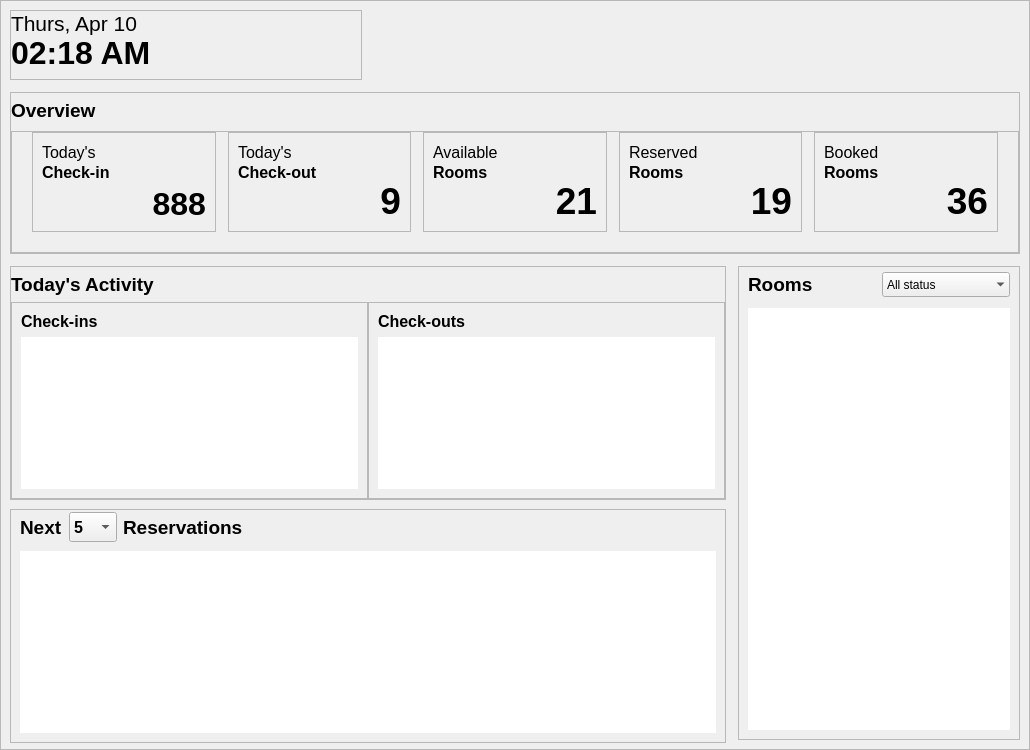
<?xml version="1.0" encoding="UTF-8"?>
<ui version="4.0">
 <class>Widget</class>
 <widget class="QWidget" name="Widget">
  <property name="geometry">
   <rect>
    <x>0</x>
    <y>0</y>
    <width>1030</width>
    <height>750</height>
   </rect>
  </property>
  <property name="minimumSize">
   <size>
    <width>1030</width>
    <height>750</height>
   </size>
  </property>
  <property name="windowTitle">
   <string>Form</string>
  </property>
  <layout class="QGridLayout" name="gridLayout">
   <property name="leftMargin">
    <number>0</number>
   </property>
   <property name="topMargin">
    <number>0</number>
   </property>
   <property name="rightMargin">
    <number>0</number>
   </property>
   <property name="bottomMargin">
    <number>0</number>
   </property>
   <property name="horizontalSpacing">
    <number>6</number>
   </property>
   <item row="0" column="0">
    <widget class="QFrame" name="top_level_frame">
     <property name="frameShape">
      <enum>QFrame::StyledPanel</enum>
     </property>
     <property name="frameShadow">
      <enum>QFrame::Raised</enum>
     </property>
     <layout class="QGridLayout" name="gridLayout_2">
      <property name="spacing">
       <number>12</number>
      </property>
      <item row="0" column="0">
       <widget class="QFrame" name="day_and_time_frame">
        <property name="minimumSize">
         <size>
          <width>175</width>
          <height>70</height>
         </size>
        </property>
        <property name="maximumSize">
         <size>
          <width>16777215</width>
          <height>70</height>
         </size>
        </property>
        <property name="frameShape">
         <enum>QFrame::StyledPanel</enum>
        </property>
        <property name="frameShadow">
         <enum>QFrame::Raised</enum>
        </property>
        <layout class="QGridLayout" name="gridLayout_9">
         <property name="leftMargin">
          <number>0</number>
         </property>
         <property name="topMargin">
          <number>0</number>
         </property>
         <property name="rightMargin">
          <number>0</number>
         </property>
         <property name="verticalSpacing">
          <number>0</number>
         </property>
         <item row="0" column="0">
          <widget class="QLabel" name="current_day_label">
           <property name="font">
            <font>
             <pointsize>16</pointsize>
            </font>
           </property>
           <property name="text">
            <string>Thurs, Apr 10</string>
           </property>
          </widget>
         </item>
         <item row="1" column="0">
          <widget class="QLabel" name="current_time_label">
           <property name="font">
            <font>
             <pointsize>24</pointsize>
             <weight>75</weight>
             <bold>true</bold>
            </font>
           </property>
           <property name="text">
            <string>02:18 AM</string>
           </property>
          </widget>
         </item>
        </layout>
       </widget>
      </item>
      <item row="2" column="0" colspan="2">
       <widget class="QFrame" name="todays_activity_frame">
        <property name="minimumSize">
         <size>
          <width>716</width>
          <height>234</height>
         </size>
        </property>
        <property name="frameShape">
         <enum>QFrame::StyledPanel</enum>
        </property>
        <property name="frameShadow">
         <enum>QFrame::Raised</enum>
        </property>
        <layout class="QGridLayout" name="gridLayout_12">
         <property name="leftMargin">
          <number>0</number>
         </property>
         <property name="topMargin">
          <number>0</number>
         </property>
         <property name="rightMargin">
          <number>0</number>
         </property>
         <property name="bottomMargin">
          <number>0</number>
         </property>
         <property name="spacing">
          <number>0</number>
         </property>
         <item row="1" column="0">
          <widget class="QFrame" name="recent_check_in_frame">
           <property name="minimumSize">
            <size>
             <width>0</width>
             <height>0</height>
            </size>
           </property>
           <property name="frameShape">
            <enum>QFrame::StyledPanel</enum>
           </property>
           <property name="frameShadow">
            <enum>QFrame::Raised</enum>
           </property>
           <layout class="QGridLayout" name="gridLayout_14">
            <property name="leftMargin">
             <number>9</number>
            </property>
            <property name="topMargin">
             <number>9</number>
            </property>
            <property name="rightMargin">
             <number>9</number>
            </property>
            <property name="bottomMargin">
             <number>9</number>
            </property>
            <property name="horizontalSpacing">
             <number>0</number>
            </property>
            <item row="0" column="0">
             <widget class="QLabel" name="recent_check_in_frame_label">
              <property name="font">
               <font>
                <pointsize>12</pointsize>
                <weight>75</weight>
                <bold>true</bold>
               </font>
              </property>
              <property name="text">
               <string>Check-ins</string>
              </property>
             </widget>
            </item>
            <item row="1" column="0">
             <widget class="QTableView" name="recent_check_in_frame_table_view">
              <property name="frameShape">
               <enum>QFrame::NoFrame</enum>
              </property>
              <property name="frameShadow">
               <enum>QFrame::Plain</enum>
              </property>
              <property name="showGrid">
               <bool>false</bool>
              </property>
              <property name="cornerButtonEnabled">
               <bool>false</bool>
              </property>
              <attribute name="horizontalHeaderDefaultSectionSize">
               <number>90</number>
              </attribute>
              <attribute name="verticalHeaderVisible">
               <bool>false</bool>
              </attribute>
              <attribute name="verticalHeaderHighlightSections">
               <bool>false</bool>
              </attribute>
             </widget>
            </item>
           </layout>
          </widget>
         </item>
         <item row="1" column="1">
          <widget class="QFrame" name="recent_check_out_frame">
           <property name="frameShape">
            <enum>QFrame::StyledPanel</enum>
           </property>
           <property name="frameShadow">
            <enum>QFrame::Raised</enum>
           </property>
           <layout class="QGridLayout" name="gridLayout_13">
            <property name="leftMargin">
             <number>9</number>
            </property>
            <property name="topMargin">
             <number>9</number>
            </property>
            <property name="rightMargin">
             <number>9</number>
            </property>
            <property name="bottomMargin">
             <number>9</number>
            </property>
            <property name="horizontalSpacing">
             <number>0</number>
            </property>
            <item row="0" column="0">
             <widget class="QLabel" name="recent_check_out_frame_label">
              <property name="font">
               <font>
                <pointsize>12</pointsize>
                <weight>75</weight>
                <bold>true</bold>
               </font>
              </property>
              <property name="text">
               <string>Check-outs</string>
              </property>
             </widget>
            </item>
            <item row="1" column="0">
             <widget class="QTableView" name="recent_check_out_frame_table_view">
              <property name="frameShape">
               <enum>QFrame::NoFrame</enum>
              </property>
              <property name="frameShadow">
               <enum>QFrame::Plain</enum>
              </property>
              <property name="showGrid">
               <bool>false</bool>
              </property>
              <property name="cornerButtonEnabled">
               <bool>false</bool>
              </property>
              <attribute name="horizontalHeaderDefaultSectionSize">
               <number>90</number>
              </attribute>
              <attribute name="verticalHeaderVisible">
               <bool>false</bool>
              </attribute>
              <attribute name="verticalHeaderHighlightSections">
               <bool>false</bool>
              </attribute>
             </widget>
            </item>
           </layout>
          </widget>
         </item>
         <item row="0" column="0" colspan="2">
          <widget class="QLabel" name="todays_activity_frame_label">
           <property name="minimumSize">
            <size>
             <width>0</width>
             <height>35</height>
            </size>
           </property>
           <property name="maximumSize">
            <size>
             <width>16777215</width>
             <height>35</height>
            </size>
           </property>
           <property name="font">
            <font>
             <pointsize>14</pointsize>
             <weight>75</weight>
             <bold>true</bold>
            </font>
           </property>
           <property name="text">
            <string>Today's Activity</string>
           </property>
          </widget>
         </item>
        </layout>
       </widget>
      </item>
      <item row="3" column="0" colspan="2">
       <widget class="QFrame" name="reservation_list_frame">
        <property name="minimumSize">
         <size>
          <width>100</width>
          <height>234</height>
         </size>
        </property>
        <property name="frameShape">
         <enum>QFrame::StyledPanel</enum>
        </property>
        <property name="frameShadow">
         <enum>QFrame::Raised</enum>
        </property>
        <layout class="QGridLayout" name="gridLayout_15">
         <property name="leftMargin">
          <number>9</number>
         </property>
         <property name="topMargin">
          <number>0</number>
         </property>
         <property name="rightMargin">
          <number>9</number>
         </property>
         <property name="bottomMargin">
          <number>9</number>
         </property>
         <property name="spacing">
          <number>6</number>
         </property>
         <item row="0" column="2">
          <widget class="QLabel" name="reservations_label">
           <property name="font">
            <font>
             <pointsize>14</pointsize>
             <weight>75</weight>
             <bold>true</bold>
            </font>
           </property>
           <property name="text">
            <string>Reservations</string>
           </property>
          </widget>
         </item>
         <item row="0" column="3">
          <spacer name="hs_1">
           <property name="orientation">
            <enum>Qt::Horizontal</enum>
           </property>
           <property name="sizeHint" stdset="0">
            <size>
             <width>40</width>
             <height>20</height>
            </size>
           </property>
          </spacer>
         </item>
         <item row="0" column="0">
          <widget class="QLabel" name="next_label">
           <property name="minimumSize">
            <size>
             <width>10</width>
             <height>35</height>
            </size>
           </property>
           <property name="maximumSize">
            <size>
             <width>60</width>
             <height>16777215</height>
            </size>
           </property>
           <property name="font">
            <font>
             <pointsize>14</pointsize>
             <weight>75</weight>
             <bold>true</bold>
            </font>
           </property>
           <property name="text">
            <string>Next</string>
           </property>
          </widget>
         </item>
         <item row="1" column="0" colspan="4">
          <widget class="QTableView" name="reservation_list_frame_table_view">
           <property name="frameShape">
            <enum>QFrame::NoFrame</enum>
           </property>
           <property name="frameShadow">
            <enum>QFrame::Plain</enum>
           </property>
           <property name="showGrid">
            <bool>false</bool>
           </property>
           <property name="gridStyle">
            <enum>Qt::SolidLine</enum>
           </property>
           <property name="cornerButtonEnabled">
            <bool>false</bool>
           </property>
           <attribute name="horizontalHeaderDefaultSectionSize">
            <number>90</number>
           </attribute>
           <attribute name="verticalHeaderVisible">
            <bool>false</bool>
           </attribute>
           <attribute name="verticalHeaderHighlightSections">
            <bool>false</bool>
           </attribute>
          </widget>
         </item>
         <item row="0" column="1">
          <widget class="QComboBox" name="reservations_combobox">
           <property name="minimumSize">
            <size>
             <width>0</width>
             <height>30</height>
            </size>
           </property>
           <property name="maximumSize">
            <size>
             <width>60</width>
             <height>30</height>
            </size>
           </property>
           <property name="font">
            <font>
             <pointsize>12</pointsize>
             <weight>75</weight>
             <bold>true</bold>
            </font>
           </property>
           <item>
            <property name="text">
             <string>5</string>
            </property>
           </item>
           <item>
            <property name="text">
             <string>10</string>
            </property>
           </item>
           <item>
            <property name="text">
             <string>20</string>
            </property>
           </item>
           <item>
            <property name="text">
             <string>30</string>
            </property>
           </item>
          </widget>
         </item>
        </layout>
       </widget>
      </item>
      <item row="2" column="2" rowspan="2">
       <widget class="QFrame" name="rooms_frame">
        <property name="minimumSize">
         <size>
          <width>100</width>
          <height>100</height>
         </size>
        </property>
        <property name="frameShape">
         <enum>QFrame::StyledPanel</enum>
        </property>
        <property name="frameShadow">
         <enum>QFrame::Raised</enum>
        </property>
        <layout class="QGridLayout" name="gridLayout_17">
         <property name="topMargin">
          <number>0</number>
         </property>
         <property name="bottomMargin">
          <number>9</number>
         </property>
         <item row="0" column="0">
          <widget class="QLabel" name="rooms_frame_label">
           <property name="minimumSize">
            <size>
             <width>0</width>
             <height>35</height>
            </size>
           </property>
           <property name="font">
            <font>
             <pointsize>14</pointsize>
             <weight>75</weight>
             <bold>true</bold>
            </font>
           </property>
           <property name="text">
            <string>Rooms</string>
           </property>
          </widget>
         </item>
         <item row="0" column="1">
          <widget class="QComboBox" name="rooms_frame_status_combobox">
           <property name="minimumSize">
            <size>
             <width>0</width>
             <height>25</height>
            </size>
           </property>
           <property name="cursor">
            <cursorShape>PointingHandCursor</cursorShape>
           </property>
           <property name="frame">
            <bool>false</bool>
           </property>
           <item>
            <property name="text">
             <string>All status</string>
            </property>
           </item>
           <item>
            <property name="text">
             <string>Reserved</string>
            </property>
           </item>
           <item>
            <property name="text">
             <string>Occupied</string>
            </property>
           </item>
           <item>
            <property name="text">
             <string>Available</string>
            </property>
           </item>
          </widget>
         </item>
         <item row="1" column="0" colspan="2">
          <widget class="QTableView" name="rooms_frame_table_view">
           <property name="frameShape">
            <enum>QFrame::NoFrame</enum>
           </property>
           <property name="showGrid">
            <bool>false</bool>
           </property>
           <property name="cornerButtonEnabled">
            <bool>false</bool>
           </property>
           <attribute name="verticalHeaderVisible">
            <bool>false</bool>
           </attribute>
          </widget>
         </item>
        </layout>
       </widget>
      </item>
      <item row="1" column="0" colspan="3">
       <widget class="QFrame" name="overview_frame">
        <property name="minimumSize">
         <size>
          <width>0</width>
          <height>0</height>
         </size>
        </property>
        <property name="maximumSize">
         <size>
          <width>16777215</width>
          <height>16777215</height>
         </size>
        </property>
        <property name="frameShape">
         <enum>QFrame::StyledPanel</enum>
        </property>
        <property name="frameShadow">
         <enum>QFrame::Raised</enum>
        </property>
        <layout class="QGridLayout" name="gridLayout_4">
         <property name="leftMargin">
          <number>0</number>
         </property>
         <property name="topMargin">
          <number>0</number>
         </property>
         <property name="rightMargin">
          <number>0</number>
         </property>
         <property name="bottomMargin">
          <number>0</number>
         </property>
         <property name="horizontalSpacing">
          <number>6</number>
         </property>
         <property name="verticalSpacing">
          <number>3</number>
         </property>
         <item row="0" column="0" colspan="4">
          <widget class="QLabel" name="overview_label">
           <property name="minimumSize">
            <size>
             <width>0</width>
             <height>35</height>
            </size>
           </property>
           <property name="maximumSize">
            <size>
             <width>16777215</width>
             <height>35</height>
            </size>
           </property>
           <property name="font">
            <font>
             <pointsize>14</pointsize>
             <weight>75</weight>
             <bold>true</bold>
            </font>
           </property>
           <property name="text">
            <string>Overview</string>
           </property>
          </widget>
         </item>
         <item row="1" column="0" colspan="4">
          <widget class="QFrame" name="collective_frame">
           <property name="minimumSize">
            <size>
             <width>0</width>
             <height>0</height>
            </size>
           </property>
           <property name="frameShape">
            <enum>QFrame::StyledPanel</enum>
           </property>
           <property name="frameShadow">
            <enum>QFrame::Raised</enum>
           </property>
           <layout class="QHBoxLayout" name="horizontalLayout">
            <property name="spacing">
             <number>12</number>
            </property>
            <property name="leftMargin">
             <number>20</number>
            </property>
            <property name="topMargin">
             <number>0</number>
            </property>
            <property name="rightMargin">
             <number>20</number>
            </property>
            <property name="bottomMargin">
             <number>20</number>
            </property>
            <item>
             <widget class="QFrame" name="today_check_in_frame">
              <property name="minimumSize">
               <size>
                <width>130</width>
                <height>0</height>
               </size>
              </property>
              <property name="maximumSize">
               <size>
                <width>16777215</width>
                <height>100</height>
               </size>
              </property>
              <property name="styleSheet">
               <string notr="true"/>
              </property>
              <property name="frameShape">
               <enum>QFrame::StyledPanel</enum>
              </property>
              <property name="frameShadow">
               <enum>QFrame::Raised</enum>
              </property>
              <layout class="QGridLayout" name="gridLayout_18">
               <property name="topMargin">
                <number>9</number>
               </property>
               <property name="bottomMargin">
                <number>9</number>
               </property>
               <property name="spacing">
                <number>0</number>
               </property>
               <item row="1" column="0" colspan="2">
                <widget class="QLabel" name="today_check_in_frame_bottom_label">
                 <property name="minimumSize">
                  <size>
                   <width>85</width>
                   <height>0</height>
                  </size>
                 </property>
                 <property name="maximumSize">
                  <size>
                   <width>16777215</width>
                   <height>20</height>
                  </size>
                 </property>
                 <property name="font">
                  <font>
                   <pointsize>12</pointsize>
                   <weight>75</weight>
                   <bold>true</bold>
                  </font>
                 </property>
                 <property name="text">
                  <string>Check-in</string>
                 </property>
                </widget>
               </item>
               <item row="0" column="0" colspan="2">
                <widget class="QLabel" name="today_check_in_frame_top_label">
                 <property name="minimumSize">
                  <size>
                   <width>85</width>
                   <height>0</height>
                  </size>
                 </property>
                 <property name="maximumSize">
                  <size>
                   <width>16777215</width>
                   <height>20</height>
                  </size>
                 </property>
                 <property name="font">
                  <font>
                   <pointsize>12</pointsize>
                  </font>
                 </property>
                 <property name="text">
                  <string>Today's</string>
                 </property>
                </widget>
               </item>
               <item row="2" column="0" colspan="2">
                <widget class="QLabel" name="today_check_in_frame_num_label">
                 <property name="minimumSize">
                  <size>
                   <width>80</width>
                   <height>40</height>
                  </size>
                 </property>
                 <property name="maximumSize">
                  <size>
                   <width>16777215</width>
                   <height>40</height>
                  </size>
                 </property>
                 <property name="font">
                  <font>
                   <pointsize>24</pointsize>
                   <weight>75</weight>
                   <bold>true</bold>
                  </font>
                 </property>
                 <property name="text">
                  <string>888</string>
                 </property>
                 <property name="alignment">
                  <set>Qt::AlignBottom|Qt::AlignRight|Qt::AlignTrailing</set>
                 </property>
                </widget>
               </item>
              </layout>
             </widget>
            </item>
            <item>
             <widget class="QFrame" name="today_check_out_frame">
              <property name="minimumSize">
               <size>
                <width>130</width>
                <height>100</height>
               </size>
              </property>
              <property name="maximumSize">
               <size>
                <width>16777215</width>
                <height>100</height>
               </size>
              </property>
              <property name="styleSheet">
               <string notr="true"/>
              </property>
              <property name="frameShape">
               <enum>QFrame::StyledPanel</enum>
              </property>
              <property name="frameShadow">
               <enum>QFrame::Raised</enum>
              </property>
              <layout class="QGridLayout" name="gridLayout_19">
               <property name="spacing">
                <number>0</number>
               </property>
               <item row="1" column="0" colspan="2">
                <widget class="QLabel" name="today_check_out_frame_bottom_label">
                 <property name="minimumSize">
                  <size>
                   <width>85</width>
                   <height>0</height>
                  </size>
                 </property>
                 <property name="maximumSize">
                  <size>
                   <width>16777215</width>
                   <height>20</height>
                  </size>
                 </property>
                 <property name="font">
                  <font>
                   <pointsize>12</pointsize>
                   <weight>75</weight>
                   <bold>true</bold>
                  </font>
                 </property>
                 <property name="text">
                  <string>Check-out</string>
                 </property>
                </widget>
               </item>
               <item row="0" column="0" colspan="2">
                <widget class="QLabel" name="today_check_out_frame_top_label">
                 <property name="minimumSize">
                  <size>
                   <width>85</width>
                   <height>0</height>
                  </size>
                 </property>
                 <property name="maximumSize">
                  <size>
                   <width>16777215</width>
                   <height>20</height>
                  </size>
                 </property>
                 <property name="font">
                  <font>
                   <pointsize>12</pointsize>
                  </font>
                 </property>
                 <property name="text">
                  <string>Today's</string>
                 </property>
                </widget>
               </item>
               <item row="2" column="0" colspan="2">
                <widget class="QLabel" name="today_check_out_frame_num_label">
                 <property name="minimumSize">
                  <size>
                   <width>80</width>
                   <height>40</height>
                  </size>
                 </property>
                 <property name="maximumSize">
                  <size>
                   <width>16777215</width>
                   <height>40</height>
                  </size>
                 </property>
                 <property name="font">
                  <font>
                   <pointsize>28</pointsize>
                   <weight>75</weight>
                   <bold>true</bold>
                  </font>
                 </property>
                 <property name="text">
                  <string>9</string>
                 </property>
                 <property name="alignment">
                  <set>Qt::AlignBottom|Qt::AlignRight|Qt::AlignTrailing</set>
                 </property>
                </widget>
               </item>
              </layout>
             </widget>
            </item>
            <item>
             <widget class="QFrame" name="available_rooms_frame">
              <property name="minimumSize">
               <size>
                <width>130</width>
                <height>100</height>
               </size>
              </property>
              <property name="maximumSize">
               <size>
                <width>16777215</width>
                <height>100</height>
               </size>
              </property>
              <property name="styleSheet">
               <string notr="true"/>
              </property>
              <property name="frameShape">
               <enum>QFrame::StyledPanel</enum>
              </property>
              <property name="frameShadow">
               <enum>QFrame::Raised</enum>
              </property>
              <layout class="QGridLayout" name="gridLayout_20">
               <property name="spacing">
                <number>0</number>
               </property>
               <item row="1" column="0" colspan="2">
                <widget class="QLabel" name="available_rooms_frame_bottom_label">
                 <property name="minimumSize">
                  <size>
                   <width>85</width>
                   <height>0</height>
                  </size>
                 </property>
                 <property name="font">
                  <font>
                   <pointsize>12</pointsize>
                   <weight>75</weight>
                   <bold>true</bold>
                  </font>
                 </property>
                 <property name="text">
                  <string>Rooms</string>
                 </property>
                </widget>
               </item>
               <item row="0" column="0" colspan="2">
                <widget class="QLabel" name="available_rooms_frame_top_label">
                 <property name="minimumSize">
                  <size>
                   <width>85</width>
                   <height>0</height>
                  </size>
                 </property>
                 <property name="font">
                  <font>
                   <pointsize>12</pointsize>
                  </font>
                 </property>
                 <property name="text">
                  <string>Available</string>
                 </property>
                </widget>
               </item>
               <item row="2" column="0" colspan="2">
                <widget class="QLabel" name="available_rooms_frame_num_label">
                 <property name="minimumSize">
                  <size>
                   <width>80</width>
                   <height>40</height>
                  </size>
                 </property>
                 <property name="maximumSize">
                  <size>
                   <width>16777215</width>
                   <height>40</height>
                  </size>
                 </property>
                 <property name="font">
                  <font>
                   <pointsize>28</pointsize>
                   <weight>75</weight>
                   <bold>true</bold>
                  </font>
                 </property>
                 <property name="text">
                  <string>21</string>
                 </property>
                 <property name="alignment">
                  <set>Qt::AlignBottom|Qt::AlignRight|Qt::AlignTrailing</set>
                 </property>
                </widget>
               </item>
              </layout>
             </widget>
            </item>
            <item>
             <widget class="QFrame" name="reserved_rooms_frame">
              <property name="minimumSize">
               <size>
                <width>130</width>
                <height>100</height>
               </size>
              </property>
              <property name="maximumSize">
               <size>
                <width>16777215</width>
                <height>100</height>
               </size>
              </property>
              <property name="styleSheet">
               <string notr="true"/>
              </property>
              <property name="frameShape">
               <enum>QFrame::StyledPanel</enum>
              </property>
              <property name="frameShadow">
               <enum>QFrame::Raised</enum>
              </property>
              <layout class="QGridLayout" name="gridLayout_21">
               <property name="spacing">
                <number>0</number>
               </property>
               <item row="1" column="0" colspan="2">
                <widget class="QLabel" name="reserved_rooms_frame_bottom_label">
                 <property name="minimumSize">
                  <size>
                   <width>85</width>
                   <height>0</height>
                  </size>
                 </property>
                 <property name="font">
                  <font>
                   <pointsize>12</pointsize>
                   <weight>75</weight>
                   <bold>true</bold>
                  </font>
                 </property>
                 <property name="text">
                  <string>Rooms</string>
                 </property>
                </widget>
               </item>
               <item row="0" column="0" colspan="2">
                <widget class="QLabel" name="reserved_rooms_frame_top_label">
                 <property name="minimumSize">
                  <size>
                   <width>85</width>
                   <height>0</height>
                  </size>
                 </property>
                 <property name="font">
                  <font>
                   <pointsize>12</pointsize>
                  </font>
                 </property>
                 <property name="text">
                  <string>Reserved</string>
                 </property>
                </widget>
               </item>
               <item row="2" column="0" colspan="2">
                <widget class="QLabel" name="reserved_rooms_frame_num_label">
                 <property name="minimumSize">
                  <size>
                   <width>80</width>
                   <height>40</height>
                  </size>
                 </property>
                 <property name="maximumSize">
                  <size>
                   <width>16777215</width>
                   <height>40</height>
                  </size>
                 </property>
                 <property name="font">
                  <font>
                   <pointsize>28</pointsize>
                   <weight>75</weight>
                   <bold>true</bold>
                  </font>
                 </property>
                 <property name="text">
                  <string>19</string>
                 </property>
                 <property name="alignment">
                  <set>Qt::AlignBottom|Qt::AlignRight|Qt::AlignTrailing</set>
                 </property>
                </widget>
               </item>
              </layout>
             </widget>
            </item>
            <item>
             <widget class="QFrame" name="booked_rooms_frame">
              <property name="minimumSize">
               <size>
                <width>130</width>
                <height>100</height>
               </size>
              </property>
              <property name="maximumSize">
               <size>
                <width>16777215</width>
                <height>100</height>
               </size>
              </property>
              <property name="styleSheet">
               <string notr="true"/>
              </property>
              <property name="frameShape">
               <enum>QFrame::StyledPanel</enum>
              </property>
              <property name="frameShadow">
               <enum>QFrame::Raised</enum>
              </property>
              <layout class="QGridLayout" name="gridLayout_22">
               <property name="spacing">
                <number>0</number>
               </property>
               <item row="1" column="0" colspan="2">
                <widget class="QLabel" name="booked_rooms_frame_bottom_label">
                 <property name="minimumSize">
                  <size>
                   <width>85</width>
                   <height>0</height>
                  </size>
                 </property>
                 <property name="font">
                  <font>
                   <pointsize>12</pointsize>
                   <weight>75</weight>
                   <bold>true</bold>
                  </font>
                 </property>
                 <property name="text">
                  <string>Rooms</string>
                 </property>
                </widget>
               </item>
               <item row="0" column="0" colspan="2">
                <widget class="QLabel" name="booked_rooms_frame_top_label">
                 <property name="minimumSize">
                  <size>
                   <width>85</width>
                   <height>0</height>
                  </size>
                 </property>
                 <property name="font">
                  <font>
                   <pointsize>12</pointsize>
                  </font>
                 </property>
                 <property name="text">
                  <string>Booked</string>
                 </property>
                </widget>
               </item>
               <item row="2" column="0" colspan="2">
                <widget class="QLabel" name="booked_rooms_frame_num_label">
                 <property name="sizePolicy">
                  <sizepolicy hsizetype="Minimum" vsizetype="Preferred">
                   <horstretch>0</horstretch>
                   <verstretch>0</verstretch>
                  </sizepolicy>
                 </property>
                 <property name="minimumSize">
                  <size>
                   <width>80</width>
                   <height>40</height>
                  </size>
                 </property>
                 <property name="maximumSize">
                  <size>
                   <width>16777215</width>
                   <height>40</height>
                  </size>
                 </property>
                 <property name="font">
                  <font>
                   <pointsize>28</pointsize>
                   <weight>75</weight>
                   <bold>true</bold>
                  </font>
                 </property>
                 <property name="text">
                  <string>36</string>
                 </property>
                 <property name="alignment">
                  <set>Qt::AlignBottom|Qt::AlignRight|Qt::AlignTrailing</set>
                 </property>
                </widget>
               </item>
              </layout>
             </widget>
            </item>
           </layout>
          </widget>
         </item>
        </layout>
       </widget>
      </item>
     </layout>
    </widget>
   </item>
  </layout>
 </widget>
 <resources/>
 <connections/>
</ui>
